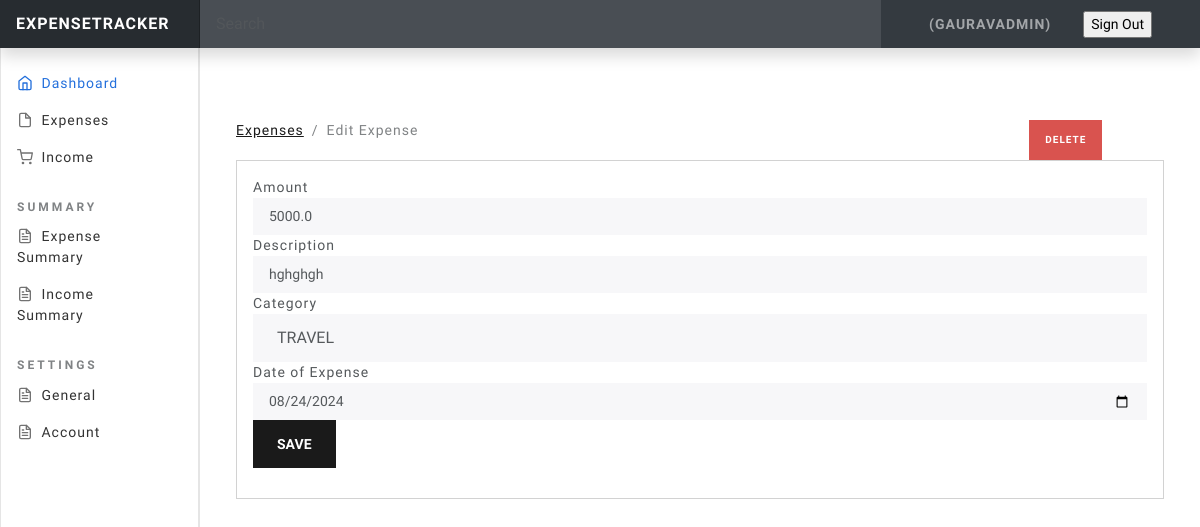
Screenshot of /expense-edit/7 (signed in) with the database file from the repository.
### Expenses/models.py (models this page shows, shortened)
class Expense(models.Model):
    amount=models.FloatField()
    date=models.DateField(default=now)
    description=models.TextField()
    owner=models.ForeignKey(to=User , on_delete=models.CASCADE)
    category=models.CharField( max_length=250)
    class Meta:
        ordering:['-date']

### Expenses/views.py (the view, shortened to what this page needs)
# urls.py: path('expense-edit/<int:id>' , views.expense_edit, name="expense-edit"),
@login_required(login_url='/authentication/login')
def expense_edit(request, id):
    expense = Expense.objects.get(pk=id)
    categories = Category.objects.all()
    context = {
        'expense': expense,
        'values': expense,
        'categories': categories
    }
    if request.method == 'GET':
        return render(request, 'expenses/edit-expense.html', context)

### templates/expenses/edit-expense.html (shortened to what this page needs)
{% extends 'base.html' %}
{% block content %}
<div class="container mt-4">
  <div class="row">
    <div class="col-md-10">
      <nav aria-label="breadcrumb">
        <ol class="breadcrumb">
          <li class="breadcrumb-item">
            <a href="{% url 'home'%}">Expenses</a>
          </li>
          <li class="breadcrumb-item active" aria-current="page">
            Edit Expense
          </li>
        </ol>
      </nav>
    </div>
    <div class="col-md-2">
      <a
        href="{% url 'expense-delete' expense.id %}"
        class="btn btn-danger btn-sm"
        >Delete</a
      >
    </div>
  </div>
  <div class="card">
    <div class="card-body">
      <form action="{% url 'expense-edit' expense.id %}" method="post">
        <div class="form-group">
          <label for="">Amount</label>
          <input
            type="text"
            class="form-control form-control-sm"
            name="amount"
            value="{{values.amount}}"
          />
        </div>
        <div class="form-group">
          <label for="">Description</label>
          <input
            type="text"
            class="form-control form-control-sm"
            name="description"
            value="{{values.description}}"
          />
        </div>
        <div class="form-group">
          <label for="">Category</label>
          <select class="form-control" name="category">
            <option selected name="category" value="{{values.category}}"
              >{{values.category}}</option
            >
          </select>
        </div>
        <div class="form-group">
          <label for="">Date of Expense</label>
          <input
            type="date"
            value="{{values.date |date:'Y-m-d' }}"
            class="form-control form-control-sm"
            name="expense_date"
          />
        </div>
        <input
          type="submit"
          value="Save"
          class="btn btn-primary btn-primary-sm"
        />
      </form>
    </div>
  </div>
</div>
{% endblock %}

### templates/base.html (shortened to what this page needs)
{% load static %}
<html lang="en">
  <head>
<link href= {% static 'css/bootstrap.min.css'%} rel="stylesheet" >
<link href= {% static 'css/main.css'%} rel="stylesheet" >
    <link href= {% static 'css/dashboard.css'%} rel="stylesheet">
  </head>
  <body>
<header class="navbar navbar-dark sticky-top bg-dark flex-md-nowrap p-0 shadow mb-5">
  <a class="navbar-brand col-md-3 col-lg-2 me-0 px-3" href="/">ExpenseTracker</a>
  <input class="form-control form-control-dark w-100" type="text" placeholder="Search" aria-label="Search">
  <div class="navbar-nav">
    <div class="nav-item text-nowrap">
      <ul
      class="navbar-nav px-3"
      style="display: flex; flex-direction: row; align-items: center;"
    >
      <li class="nav-item text-nowrap mt-3 ml-2">
        {% if user.is_authenticated %}
        <li class="nav-item text-nowrap">
          <span class="nav-link" >
            ({{request.user}})
          </span>
        </li>
        <a href="{% url  'logout' %}"  style="text-decoration: none;">
          <input
            class="text text-capitalize"
            type="submit"
            value="Sign out"
          />
        </a>
        {% endif %}
      </li>
    </ul>
    </div>
  </div>
</header>
<div class="container-fluid">
  <div class="row">
     {% include "partials/sidebar.html" %}
    <main class="col-md-9 ms-sm-auto col-lg-10 px-md-4">
     {% block content %}
     {% endblock content %}
    </main>
  </div>
</div>
  </body>
</html>

### static/css/dashboard.css (style rules this page uses)
body { font-size: .875rem; }
.navbar-brand { padding-top: .75rem; padding-bottom: .75rem; font-size: 1rem; background-color: rgba(0, 0, 0, .25); box-shadow: inset -1px 0 0 rgba(0, 0, 0, .25); }
.navbar .form-control { padding: .75rem 1rem; border-width: 0; border-radius: 0; }
.form-control-dark { color: #fff; background-color: rgba(255, 255, 255, .1); border-color: rgba(255, 255, 255, .1); }

### rows the page displays
Expense: amount "5000.0", description "hghghgh", category "TRAVEL", expense_date "08/24/2024"

### other values shown
{{ request.user }} "GAURAVADMIN"
